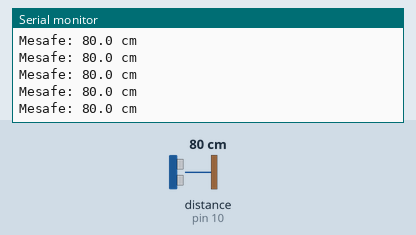
A sketch run on a simulated Arduino Uno, built with avr-gcc and run on an emulated ATmega328P. Shown: the last lines printed to the serial monitor. Wiring (inferred from the names in the program): ultrasonic range finder: trigger pin 9; echo pin 10. The inputs (shaded band) are chosen by the test bench; at power-on: distance to the obstacle (sensor on pin 10) 80 cm. The echo pulse lasts 58.3 µs per cm.

Above: at 1.2 s.
1.3 s: distance to the obstacle (sensor on pin 10) set to 2 cm
At 1.97 s:
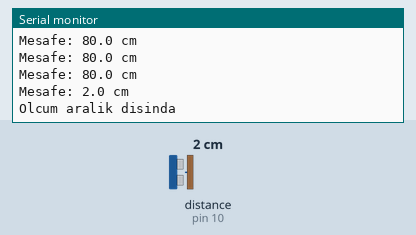
3.7 s: distance to the obstacle (sensor on pin 10) set to 4 cm
At 3.72 s:
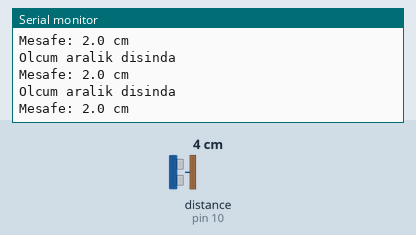
Timing chart, 0 to 6.7 s (numbered marks = the images above; inputs shaded):
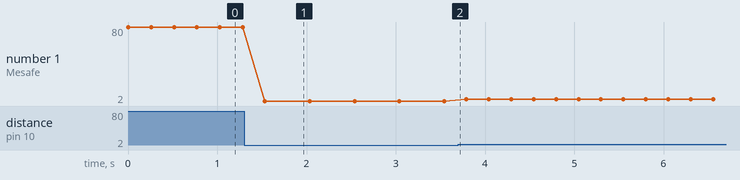

The sketch:

distance_sensor.ino
```cpp
const int trigPin = 9;
const int echoPin = 10;

void setup() {
  Serial.begin(9600);
  pinMode(trigPin, OUTPUT);
  pinMode(echoPin, INPUT);
  digitalWrite(trigPin, LOW);
}

void loop() {
  // Sensorun olcumu baslatmasi icin 10 mikrosaniyelik darbe.
  digitalWrite(trigPin, LOW);
  delayMicroseconds(2);
  digitalWrite(trigPin, HIGH);
  delayMicroseconds(10);
  digitalWrite(trigPin, LOW);

  // Yankiyi en fazla 30 milisaniye bekle.
  unsigned long sure = pulseIn(echoPin, HIGH, 30000UL);

  if (sure == 0) {
    Serial.println("Olcum alinamadi");
  } else {
    float mesafe = sure * 0.0343 / 2.0;

    if (mesafe < 2 || mesafe > 400) {
      Serial.println("Olcum aralik disinda");
    } else {
      Serial.print("Mesafe: ");
      Serial.print(mesafe, 1);
      Serial.println(" cm");
    }
  }

  delay(250);
}
```

Measured:
- after the input at 1.3 s, the serial monitor: prints a new line after 0.23 s (image 1)
- plotted number 1: 80 → 2 after the input at 1.3 s, 2 → 3.7 after the input at 3.7 s
